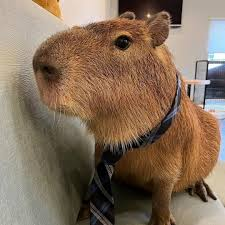
#> input picture assets/capybara.jpeg, 225 x 225 px, found by its file name
$ python transformations.py
#> lines starting #> are read from the running program, lines starting #| are printed output that depends on the picture
import cv2 as cv
import numpy as np

img = cv.imread(r"D:\\Coding++\\web_dev_and_projects\\open_cv\\assets\\capybara.jpeg")
#> img is the input picture: shape (225, 225, 3); mean B, G, R 91.2, 110.8, 132
cv.imshow('capybara', img)

resized = cv.resize(img, (500, 500), interpolation=cv.INTER_CUBIC)
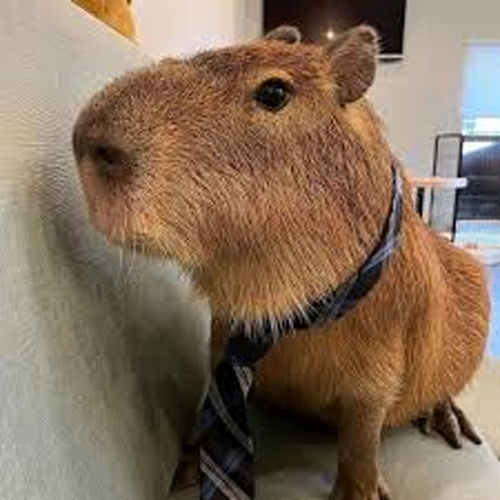
#> resized: shape (500, 500, 3); mean B, G, R 91.2, 110.8, 132

def rotate(img, angle, rotPoint = None):
    (height, width) = img.shape[:2]
    if (rotPoint is None):
        rotPoint = (width//2, height//2)
    rotMat = cv.getRotationMatrix2D(rotPoint, angle, 1.0)
    dimension = (width, height)
    return cv.warpAffine(img, rotMat, dimension)

def translate(img, x, y):
    transMat = np.float32([[1, 0, x], [0, 1, y]])
    dimension = (img.shape[1], img.shape[0])
    return cv.warpAffine(img, transMat, dimension)

rotated = rotate(img, 157)
#> in rotate, `return cv.warpAffine(img, rotMat, dimension)`:
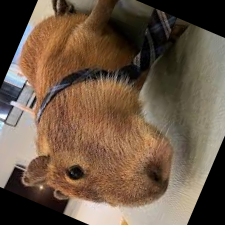
#> returned value: shape (225, 225, 3); mean of channels 0, 1, 2 70, 88.1, 108.5; drawn as B, G, R
rerotate = rotate(rotated, 35)
#> call 2 of rotate, with angle = 35
#> in rotate (call 2), `return cv.warpAffine(img, rotMat, dimension)`:
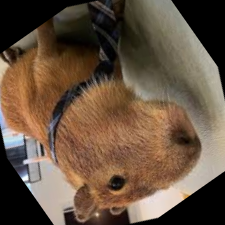
#> returned value: shape (225, 225, 3); mean of channels 0, 1, 2 65.6, 83.2, 103.3; drawn as B, G, R
translated = translate(img, 100, 100)
#> in translate, `return cv.warpAffine(img, transMat, dimension)`:
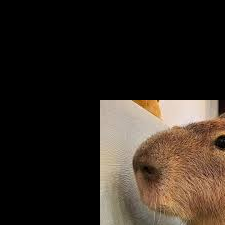
#> returned value: shape (225, 225, 3); mean of channels 0, 1, 2 32, 39.4, 47.8; drawn as B, G, R

cv.imshow('translated capybara', translated)
cv.imshow('rotated capybara', rotated)
cv.imshow('rerotated capybara', rerotate)
cv.imshow('resized capybara', resized)

cv.waitKey(10000)

$ run again, with assets/smolcat.png saved as assets/capybara.jpeg
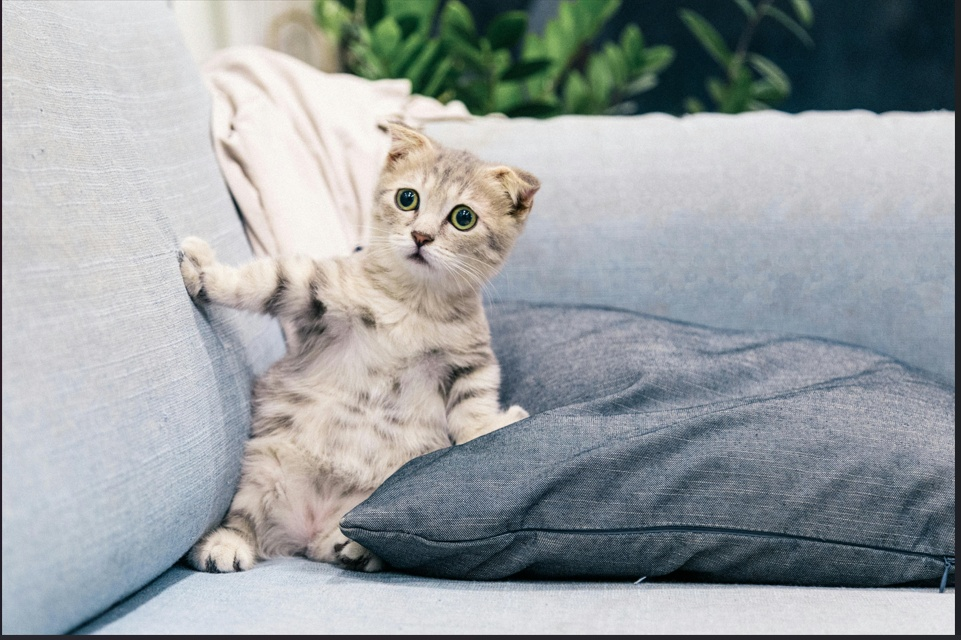
#> input picture assets/smolcat.png, 961 x 640 px, found by its file name
#> img is the input picture: shape (640, 961, 3); mean B, G, R 161.7, 159.5, 154.2
#> `resized = cv.resize(img, (500, 500), interpolation=cv.INTER_CUBIC)`:
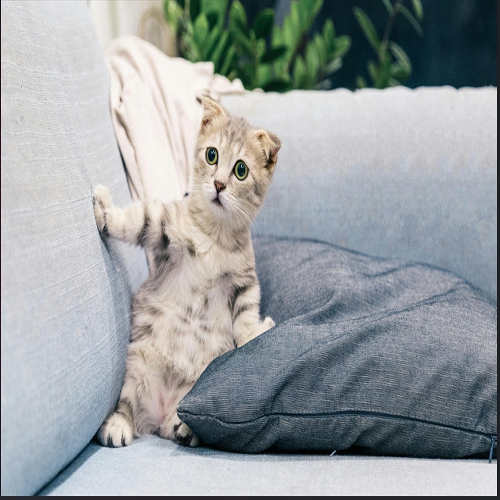
#> resized: shape (500, 500, 3); mean B, G, R 161.8, 159.6, 154.2
#> in translate, `return cv.warpAffine(img, transMat, dimension)`:
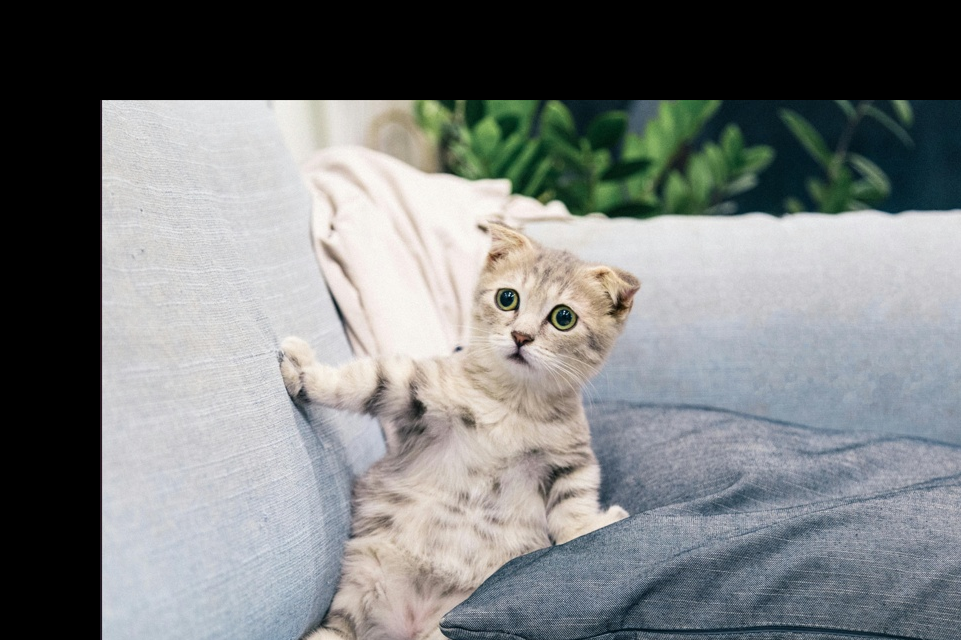
#> returned value: shape (640, 961, 3); mean of channels 0, 1, 2 125.5, 125.3, 122.2; drawn as B, G, R
